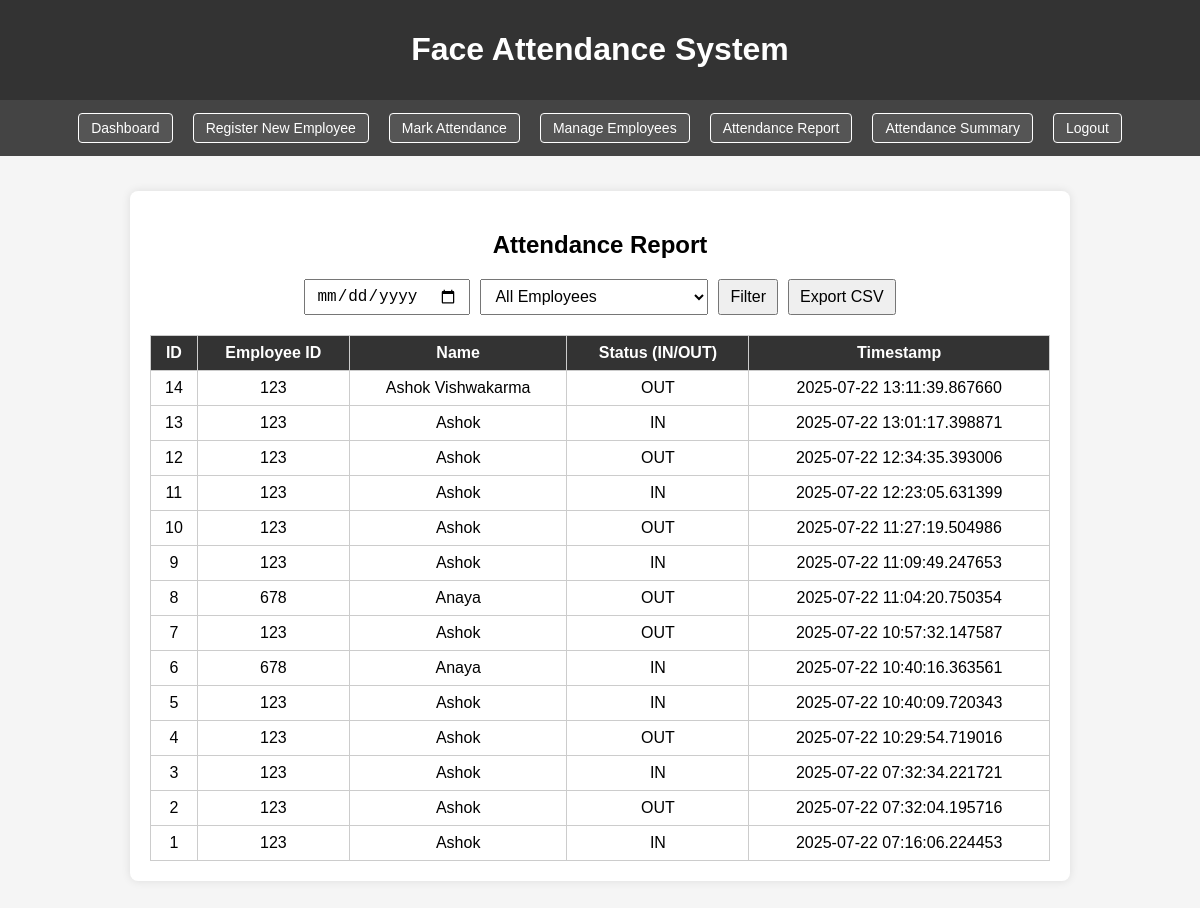
The page /attendance_report (signed in) on the database its author committed.
### app.py (models this page shows)
class Attendance(db.Model):
    id = db.Column(db.Integer, primary_key=True)
    name = db.Column(db.String(100), nullable=False)  # "ID - Name"
    employee_id = db.Column(db.String(20), nullable=False)
    status = db.Column(db.String(10), nullable=False)  # "IN" or "OUT"
    timestamp = db.Column(db.DateTime, default=datetime.utcnow, nullable=False)

### app.py (the view, shortened to what this page needs)
@app.route('/attendance_report', methods=['GET', 'POST'])
def attendance_report():
    if not session.get('admin_logged_in'):
        return redirect(url_for('login'))
    employees = Employee.query.order_by(Employee.name).all()
    selected_date = request.args.get('date', '')
    selected_emp_id = request.args.get('employee_id', '')
    query = Attendance.query
    if selected_date:
        query = query.filter(Attendance.timestamp.like(f"{selected_date}%"))
    if selected_emp_id:
        emp = Employee.query.get(int(selected_emp_id))
        if emp:
            full_name = f"{emp.employee_id} - {emp.name}"
            query = query.filter(Attendance.name == full_name)
    records = query.order_by(Attendance.timestamp.desc()).all()
    return render_template('attendance_report.html',
                           employees=employees,
                           selected_date=selected_date,
                           selected_emp_id=selected_emp_id,
                           records=records)

### app.py (called while the page is built)
@app.context_processor
def inject_os():
    return dict(os=os)

### templates/attendance_report.html (shortened to what this page needs)
{% extends "base.html" %}
{% block content %}
<div class="report-container">
  <h2 style="text-align:center;">Attendance Report</h2>
  <form method="get" action="{{ url_for('attendance_report') }}">
    <input type="date" name="date" value="{{ selected_date }}">
    <select name="employee_id">
      <option value="">All Employees</option>
    </select>
    <button type="submit">Filter</button>
    <button type="submit" name="export" value="1">Export CSV</button>
  </form>
  <table class="attendance-table">
    <thead>
      <tr>
        <th>ID</th>
        <th>Employee ID</th>
        <th>Name</th>
        <th>Status (IN/OUT)</th>
        <th>Timestamp</th>
      </tr>
    </thead>
    <tbody>
      {% if records %}
        {% for record in records %}
        <tr>
          <td data-label="ID">{{ record.id }}</td>
          <td data-label="Employee ID">{{ record.employee_id }}</td>
          <td data-label="Name">{{ record.name }}</td>
          <td data-label="Status">{{ record.status }}</td>
          <td data-label="Timestamp">{{ record.timestamp }}</td>
        </tr>
        {% endfor %}
      {% else %}
        <tr><td colspan="5">No records found.</td></tr>
      {% endif %}
    </tbody>
  </table>
</div>
{% endblock %}

### templates/base.html (style rules this page uses)
body { font-family: Arial, sans-serif; background: #f5f5f5; margin: 0; padding: 0; }

### templates/attendance_report.html (style rules this page uses)
.report-container { max-width: 900px; margin: 20px auto; background: #fff; padding: 20px; border-radius: 8px; box-shadow: 0 0 10px rgba(0, 0, 0, 0.1); }
form { display: flex; flex-wrap: wrap; gap: 10px; margin-bottom: 20px; justify-content: center; }
select, input[type="date"], button { padding: 6px 10px; font-size: 1rem; }
.attendance-table { width: 100%; border-collapse: collapse; }
.attendance-table th, .attendance-table td { border: 1px solid #ccc; padding: 8px; text-align: center; }
.attendance-table th { background: #333; color: #fff; }

### rows shown on the page
Attendance: id "14", employee_id "123", name "Ashok Vishwakarma", status "OUT", timestamp "2025-07-22 13:11:39.867660"
Attendance: id "13", employee_id "123", name "Ashok", status "IN", timestamp "2025-07-22 13:01:17.398871"
Attendance: id "12", employee_id "123", name "Ashok", status "OUT", timestamp "2025-07-22 12:34:35.393006"
Attendance: id "11", employee_id "123", name "Ashok", status "IN", timestamp "2025-07-22 12:23:05.631399"
Attendance: id "10", employee_id "123", name "Ashok", status "OUT", timestamp "2025-07-22 11:27:19.504986"
Attendance: id "9", employee_id "123", name "Ashok", status "IN", timestamp "2025-07-22 11:09:49.247653"
Attendance: id "8", employee_id "678", name "Anaya", status "OUT", timestamp "2025-07-22 11:04:20.750354"
Attendance: id "7", employee_id "123", name "Ashok", status "OUT", timestamp "2025-07-22 10:57:32.147587"
Attendance: id "6", employee_id "678", name "Anaya", status "IN", timestamp "2025-07-22 10:40:16.363561"
Attendance: id "5", employee_id "123", name "Ashok", status "IN", timestamp "2025-07-22 10:40:09.720343"
Attendance: id "4", employee_id "123", name "Ashok", status "OUT", timestamp "2025-07-22 10:29:54.719016"
Attendance: id "3", employee_id "123", name "Ashok", status "IN", timestamp "2025-07-22 07:32:34.221721"
Attendance: id "2", employee_id "123", name "Ashok", status "OUT", timestamp "2025-07-22 07:32:04.195716"
Attendance: id "1", employee_id "123", name "Ashok", status "IN", timestamp "2025-07-22 07:16:06.224453"
